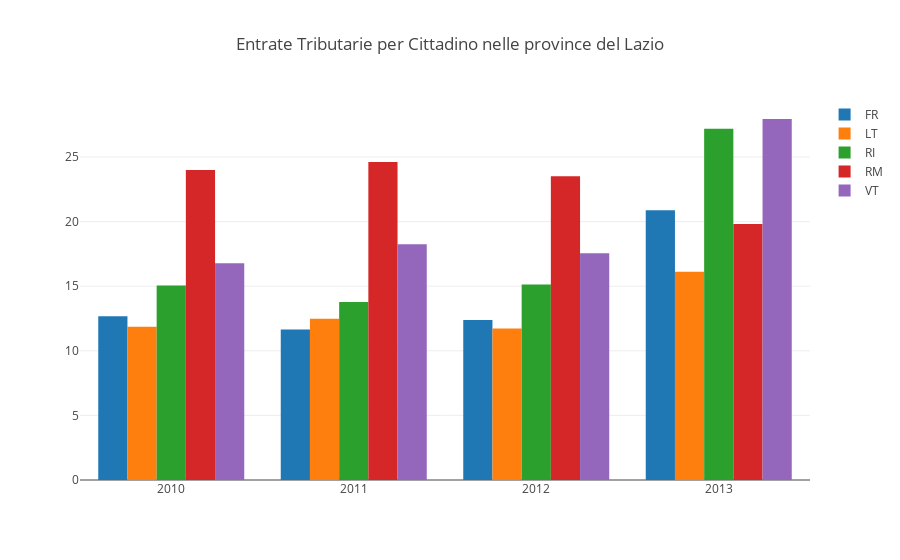

The cell this chart's notebook holds for it:
### Code cell
layout = go.Layout(
    title='Entrate Tributarie per Cittadino nelle province del Lazio'
)
fig = go.Figure(data=data, layout=layout)
py.iplot(fig)

### Figure 1 — Plotly figure (JSON) as saved in the notebook; plotly's stock layout.template omitted (floating-point values rounded to 4 significant figures)
{"data": [{"name": "FR", "type": "bar", "x": [2010, 2011, 2012, 2013], "y": [12.67, 11.65, 12.39, 20.88]}, {"name": "LT", "type": "bar", "x": [2010, 2011, 2012, 2013], "y": [11.87, 12.49, 11.72, 16.11]}, {"name": "RI", "type": "bar", "x": [2010, 2011, 2012, 2013], "y": [15.05, 13.79, 15.12, 27.19]}, {"name": "RM", "type": "bar", "x": [2010, 2011, 2012, 2013], "y": [23.99, 24.62, 23.51, 19.82]}, {"name": "VT", "type": "bar", "x": [2010, 2011, 2012, 2013], "y": [16.77, 18.25, 17.56, 27.94]}], "layout": {"title": "Entrate Tributarie per Cittadino nelle province del Lazio"}}
